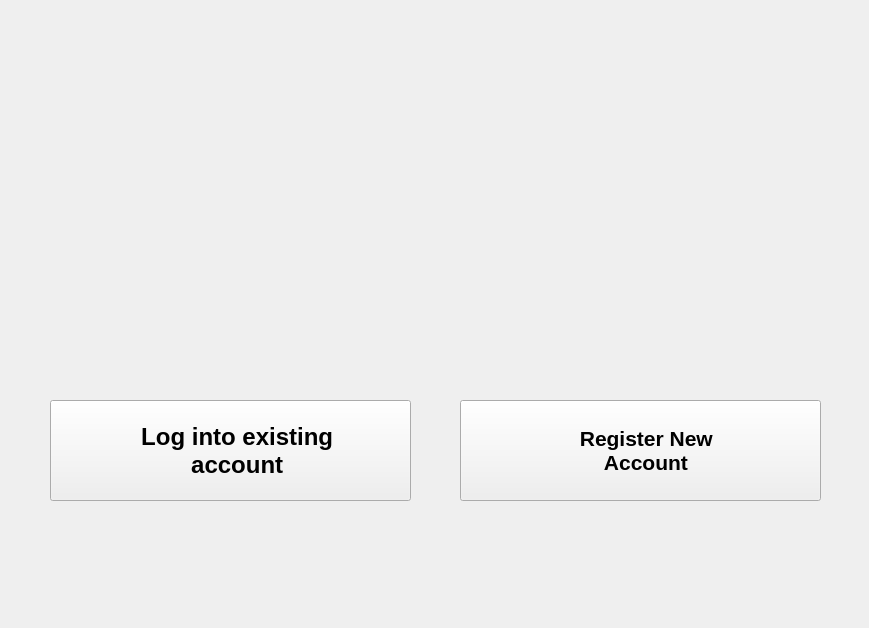
<?xml version="1.0" encoding="UTF-8"?>
<ui version="4.0">
 <class>welcome_page</class>
 <widget class="QMainWindow" name="welcome_page">
  <property name="geometry">
   <rect>
    <x>0</x>
    <y>0</y>
    <width>869</width>
    <height>628</height>
   </rect>
  </property>
  <property name="windowTitle">
   <string>MainWindow</string>
  </property>
  <widget class="QWidget" name="centralwidget">
   <widget class="QLabel" name="label">
    <property name="geometry">
     <rect>
      <x>-60</x>
      <y>-270</y>
      <width>1001</width>
      <height>1011</height>
     </rect>
    </property>
    <property name="styleSheet">
     <string notr="true">background-image: url(:/backgournds/FlyTranslate-logo/default.png);</string>
    </property>
    <property name="text">
     <string>TextLabel</string>
    </property>
   </widget>
   <widget class="QPushButton" name="btnLogin">
    <property name="geometry">
     <rect>
      <x>50</x>
      <y>400</y>
      <width>361</width>
      <height>101</height>
     </rect>
    </property>
    <property name="font">
     <font>
      <pointsize>18</pointsize>
      <weight>75</weight>
      <bold>true</bold>
     </font>
    </property>
    <property name="text">
     <string>		Log into existing 
		account</string>
    </property>
    <property name="icon">
     <iconset resource="../Images_for_design/static_img.qrc">
      <normaloff>:/login/log-in (1).png</normaloff>:/login/log-in (1).png</iconset>
    </property>
    <property name="iconSize">
     <size>
      <width>64</width>
      <height>64</height>
     </size>
    </property>
   </widget>
   <widget class="QPushButton" name="btnRegister">
    <property name="geometry">
     <rect>
      <x>460</x>
      <y>400</y>
      <width>361</width>
      <height>101</height>
     </rect>
    </property>
    <property name="font">
     <font>
      <pointsize>16</pointsize>
      <weight>75</weight>
      <bold>true</bold>
     </font>
    </property>
    <property name="text">
     <string>		Register New 
		Account</string>
    </property>
    <property name="icon">
     <iconset resource="../Images_for_design/static_img.qrc">
      <normaloff>:/register/edit.png</normaloff>:/register/edit.png</iconset>
    </property>
    <property name="iconSize">
     <size>
      <width>64</width>
      <height>64</height>
     </size>
    </property>
   </widget>
  </widget>
 </widget>
 <resources>
  <include location="../Images_for_design/background_imgs.qrc"/>
  <include location="../Images_for_design/static_img.qrc"/>
 </resources>
 <connections/>
</ui>
